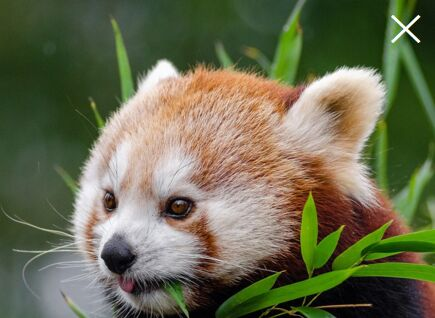
#> input picture midterm/midterm/simpleimage.jpg, 435 x 318 px
$ jupyter execute 'Task4 new.ipynb'   (older library calls are emulated)
#> lines starting #> are read from the running program, lines starting #| are printed output that depends on the picture; after the words box and inside, x2 and y2 are one past the last pixel; in counts of white or black regions, pixels touching at a corner belong together
[cell 1]
import numpy as np
import matplotlib.pyplot as plt
from scipy import ndimage as ndi
import scipy.misc as simg

from skimage import feature

im = simg.imread("./simpleimage.jpg", mode="L")
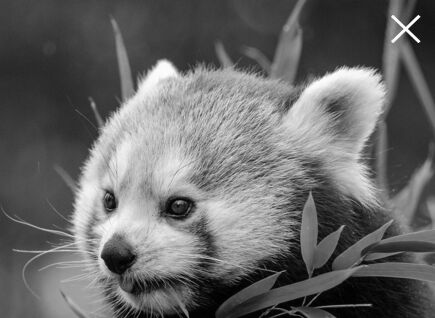
#> im: shape (318, 435); min 0, max 255, mean 104.8

im = ndi.gaussian_filter(im, 4)
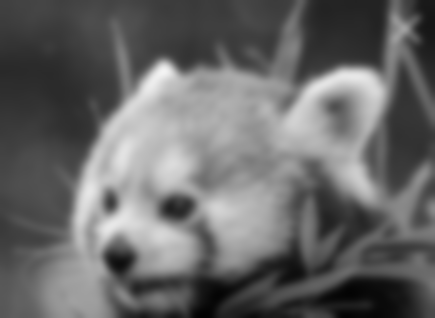
#> im: shape (318, 435); min 2, max 243, mean 103.8

# Compute the Canny filter for three values of sigma
edges1 = feature.canny(im)
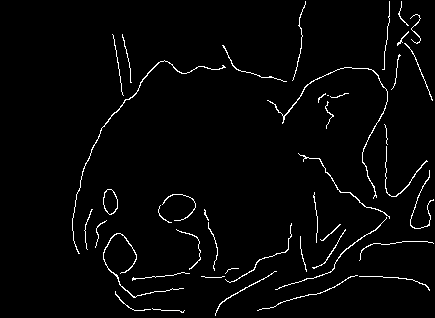
#> edges1: shape (318, 435) bool; 2.5% white in thin lines or dots, all inside (x1, y1, x2, y2) = (72, 1, 434, 316)
edges2 = feature.canny(im, sigma=3)
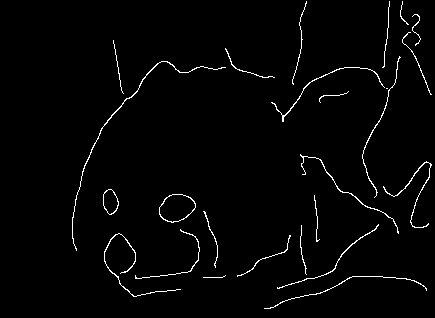
#> edges2: shape (318, 435) bool; 2% white in thin lines or dots, all inside (x1, y1, x2, y2) = (72, 1, 432, 309)
edges3 = feature.canny(im, sigma=5)
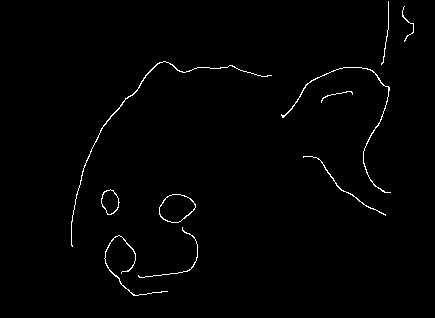
#> edges3: shape (318, 435) bool; 1.1% white in thin lines or dots, all inside (x1, y1, x2, y2) = (71, 1, 414, 296)

# display results
fig, (ax1, ax2, ax3, ax4) = plt.subplots(nrows=1, ncols=4, figsize=(8, 3),
                                    sharex=True, sharey=True)

ax1.imshow(im, cmap=plt.cm.Reds)
ax1.axis('off')
ax1.set_title('noisy image', fontsize=10)

ax2.imshow(edges1, cmap=plt.cm.Reds)
ax2.axis('off')
ax2.set_title('Canny filter, $\sigma=1$', fontsize=10)

ax3.imshow(edges2, cmap=plt.cm.Reds)
ax3.axis('off')
ax3.set_title('Canny filter, $\sigma=3$', fontsize=10)

ax4.imshow(edges3, cmap=plt.cm.Reds)
ax4.axis('off')
ax4.set_title('Canny filter, $\sigma=5$', fontsize=10)

fig.tight_layout()

plt.show()
